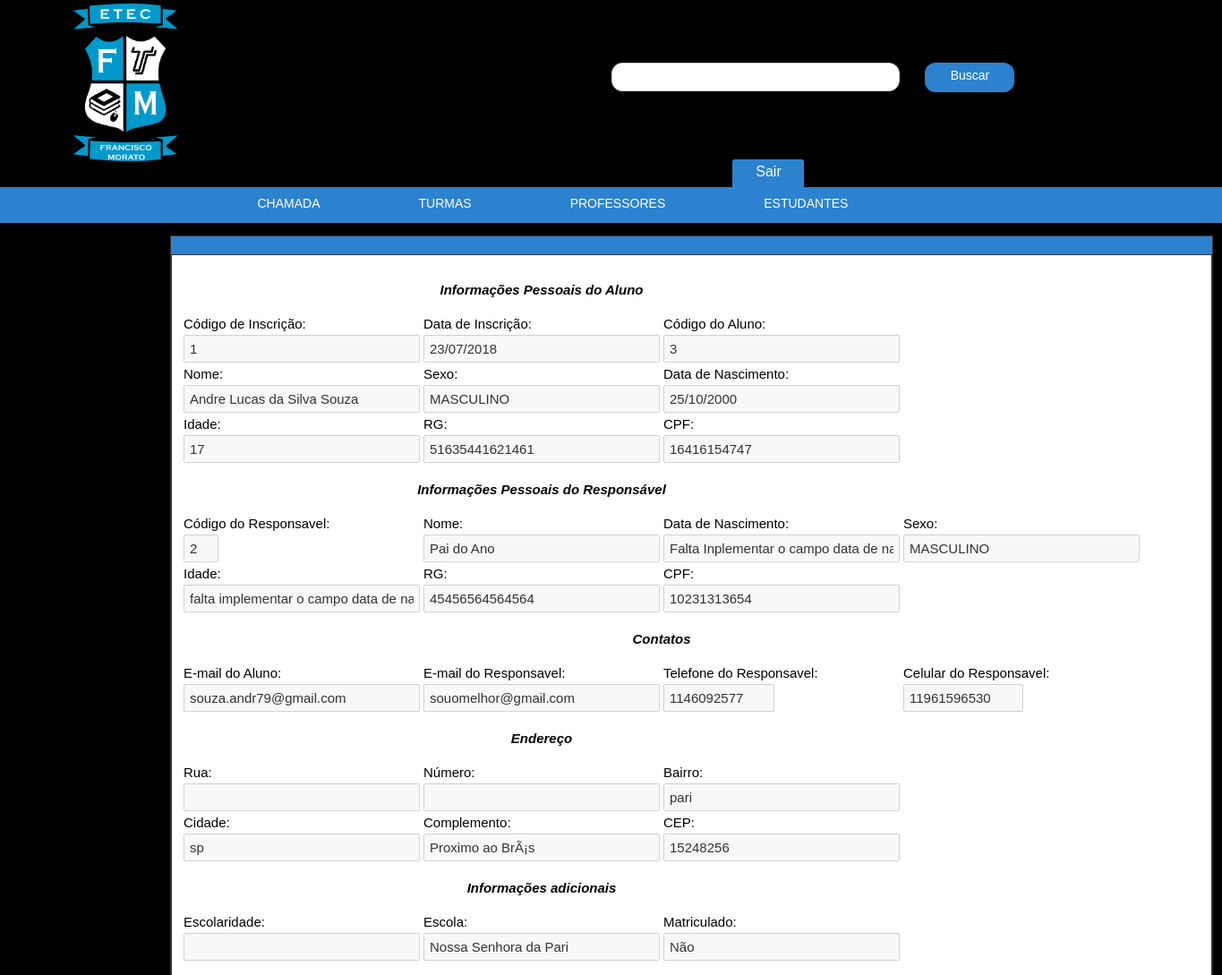
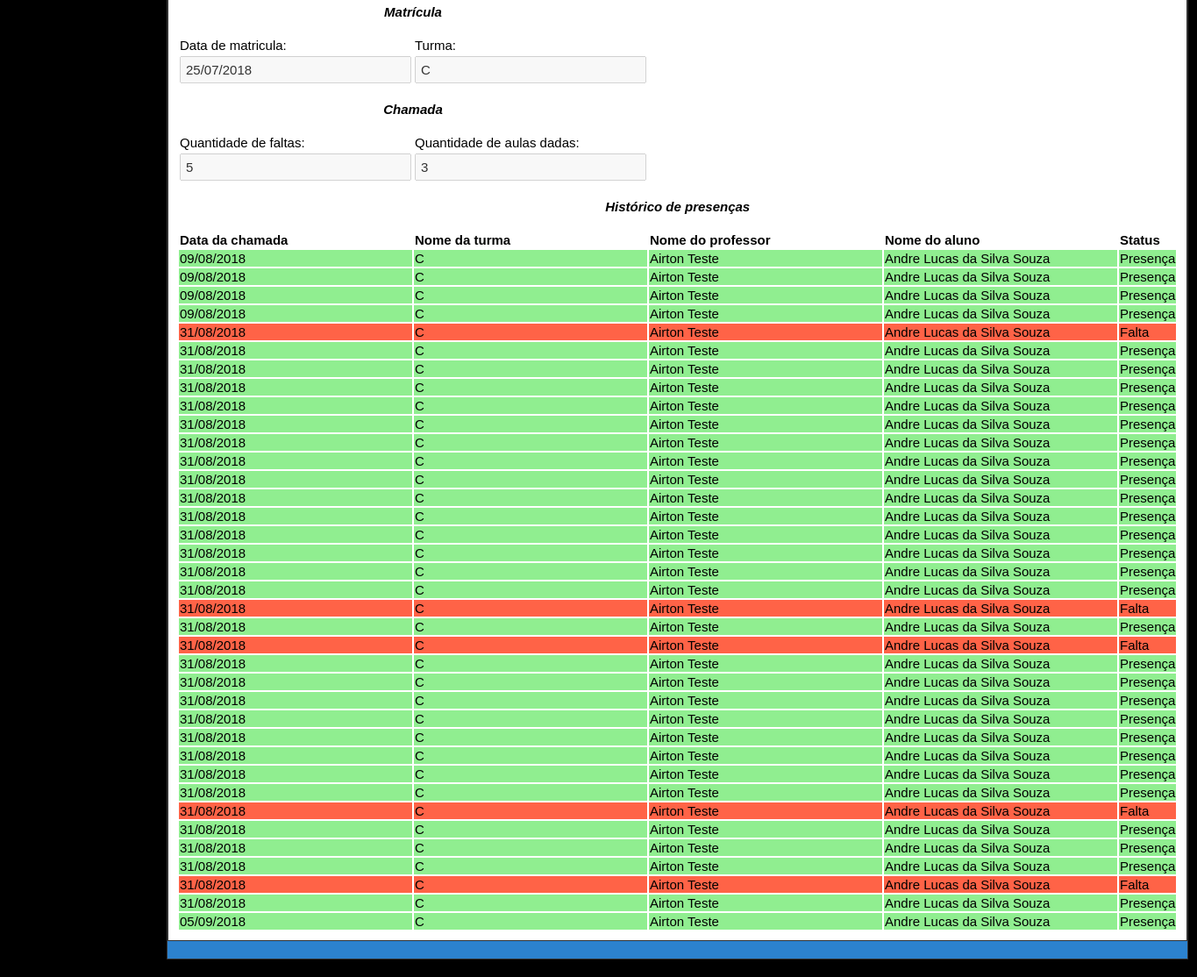
Screenshot of /Site/admin/estudantes.php?pg=aluno&mod=visualiza&aluno=3 with the database file from the repository (2 pictures, top to bottom).
### tables this page shows
CREATE TABLE `inscricao` (
  `id_inscricao` mediumint(8) UNSIGNED NOT NULL,
  `data_inscricao` datetime NOT NULL,
  `nome_aluno` varchar(120) NOT NULL,
  `sexo_aluno` enum('MASCULINO','FEMININO','OUTRO') NOT NULL,
  `email` varchar(120) DEFAULT NULL,
  `telefone_responsavel` char(10) DEFAULT NULL,
  `celular_responsavel` char(11) DEFAULT NULL,
  `inscrito` bit(1) NOT NULL DEFAULT b'0'
);

CREATE TABLE `aluno` (
  `id_aluno` mediumint(8) UNSIGNED NOT NULL,
  `id_inscricao` mediumint(8) UNSIGNED DEFAULT NULL,
  `id_responsavel` mediumint(8) UNSIGNED DEFAULT NULL,
  `data_nascimento_aluno` date NOT NULL,
  `rg_aluno` varchar(14) DEFAULT NULL,
  `cpf` char(11) DEFAULT NULL,
  `logradouro_aluno` varchar(100) NOT NULL,
  `bairro_aluno` varchar(60) NOT NULL,
  `cidade_aluno` varchar(60) NOT NULL,
  `complemento_aluno` varchar(100) DEFAULT NULL,
  `cep_aluno` char(8) DEFAULT NULL,
  `escolaridade` enum('Ensino fundamental cursando','Ensino fundamental concluído','Ensino médio cursando','Ensino médio concluído') NOT NULL,
  `escola` varchar(120) NOT NULL,
  `matriculado` bit(1) NOT NULL DEFAULT b'0',
  `status_aluno` bit(1) NOT NULL DEFAULT b'1'
);

CREATE TABLE `responsavel` (
  `id_responsavel` mediumint(8) UNSIGNED NOT NULL,
  `nome_responsavel` varchar(120) NOT NULL,
  `sexo_responsavel` enum('MASCULINO','FEMININO','OUTRO') NOT NULL,
  `cpf` char(11) DEFAULT NULL,
  `rg_responsavel` varchar(14) DEFAULT NULL,
  `email` varchar(120) DEFAULT NULL
);

CREATE TABLE `matricula` (
  `id_matricula` int(10) UNSIGNED NOT NULL,
  `id_turma` tinyint(3) UNSIGNED DEFAULT NULL,
  `id_aluno` mediumint(8) UNSIGNED DEFAULT NULL,
  `data_matricula` date NOT NULL
);

CREATE TABLE `turma` (
  `id_turma` tinyint(3) UNSIGNED NOT NULL,
  `nome_turma` varchar(2) NOT NULL,
  `quantidade_alunos` tinyint(3) UNSIGNED NOT NULL,
  `disponivel` bit(1) NOT NULL DEFAULT b'1'
);

### Site/admin/estudantes.php (the view, shortened to what this page needs)
<!DOCTYPE html PUBLIC "-//W3C//DTD XHTML 1.0 Transitional//EN" "http://www.w3.org/TR/xhtml1/DTD/xhtml1-transitional.dtd">
<html xmlns="http://www.w3.org/1999/xhtml">
<head>
	<link rel="stylesheet" type="text/css" href="css/estudantes.css"/>
	<link rel="stylesheet" type="text/css" href="css/cursos_e_disciplinas.css"/>
</head>
<body>
	<?php require "topo.php"; ?>
	<div id="caixa_preta">
	</div>
	<div id="box_curso">
					<?php if(@$_GET['mod'] == 'visualiza'){
						$cod_aluno = $_GET['aluno'];
						$sql_select_tudo_aluno = "SELECT *, a.id_aluno cod_aluno, i.id_inscricao cod_inscricao, i.data_inscricao dt_inscricao, i.nome_aluno nome, a.data_nascimento_aluno data_nascimento, i.sexo_aluno sexo_aluno, a.rg_aluno rg_aluno, a.cpf cpf_aluno, i.email email_aluno, i.telefone_responsavel telefone_responsavel, i.celular_responsavel celular_responsavel, r.email email_responsavel, r.id_responsavel cod_responsavel, r.nome_responsavel nome_responsavel, r.sexo_responsavel sexo_responsavel, /*r.data_nascimento_responsavel dt_nascimento_responsavel,*/ r.rg_responsavel rg_responsavel, r.cpf cpf_responsavel, /*a.rua_aluno rua_aluno, a.numero_aluno numero_aluno*/ a.logradouro_aluno logradouro_aluno, a.bairro_aluno bairro_aluno, a.cidade_aluno cidade_aluno, a.complemento_aluno complemento_aluno, a.cep_aluno cep_aluno, a.escola escola_aluno, a.escolaridade escolaridade_aluno, a.matriculado matriculado, m.data_matricula dt_matricula, t.nome_turma nome_turma, m.id_turma id_turma
						FROM inscricao i
						INNER JOIN aluno a ON i.id_inscricao = a.id_inscricao
						INNER JOIN responsavel r ON a.id_responsavel = r.id_responsavel
						INNER JOIN matricula m ON a.id_aluno = m.id_aluno
						INNER JOIN turma t ON m.id_turma = t.id_turma
						WHERE a.id_aluno = '$cod_aluno'";
						$todos_dados_alunos = mysqli_query($conexao, $sql_select_tudo_aluno) or die(mysqli_error($conexao));
						$dados = mysqli_fetch_assoc($todos_dados_alunos);
							$cod_inscricao = $dados['cod_inscricao'];
							$dt_inscricao = $dados['dt_inscricao'];
							$cod_aluno = $dados['cod_aluno'];
							$nome_A = $dados['nome'];
							$sexo_A = $dados['sexo_aluno'];
							$data_nascimento_A = $dados['data_nascimento'];
							$data_nascimento_A = date('d/m/Y', strtotime($data_nascimento_A));
							list($dia, $mes, $ano) = explode('/', $data_nascimento_A);
							$dt_hoje = mktime(0, 0, 0, date('m'), date('d'), date('Y'));
							$dt_nascimento_aluno = mktime( 0, 0, 0, $mes, $dia, $ano);
							$idade_A = floor((((($dt_hoje - $dt_nascimento_aluno) / 60) / 60) / 24) / 365.25);
							$RG_A = $dados['rg_aluno'];
							$CPF_A = $dados['cpf_aluno'];
							$email_A = $dados['email_aluno'];
							$email_R = $dados['email_responsavel'];
							$telefone_R = $dados['telefone_responsavel'];
							$celular_R = $dados['celular_responsavel'];
							$cod_responsavel = $dados['cod_responsavel'];
							$nome_R = $dados['nome_responsavel'];
							$sexo_R = $dados['sexo_responsavel'];
							$rg_R = $dados['rg_responsavel'];
							$cpf_R = $dados['cpf_responsavel'];
							$logradouro_A = $dados['logradouro_aluno'];
							$bairro_A = $dados['bairro_aluno'];
							$cidade_A = $dados['cidade_aluno'];
							$complemento_A = $dados['complemento_aluno'];
							$cep_A = $dados['cep_aluno'];
							$escola_A = $dados['escola_aluno'];
							$escolaridade_A = $dados['escolaridade_aluno'];
							$matriculado = $dados['matriculado'];
							$dt_matricula = $dados['dt_matricula'];
							$dt_matricula = date("d/m/Y", strtotime($dt_matricula));
							$nome_turma = $dados['nome_turma'];
							$cod_turma = $dados['id_turma'];
							$qtd_faltas = "SELECT COUNT(presenca) faltas FROM chamada WHERE id_aluno = '$cod_aluno' AND presenca = 0";
							$sql_faltas = mysqli_query($conexao, $qtd_faltas) or die (mysqli_error($conexao));
							$res_faltas = mysqli_fetch_assoc($sql_faltas);
							$faltas = $res_faltas['faltas'];
							$qtd_aulas = "SELECT COUNT(DISTINCT(c.data_chamada)) 'aulas_dadas' FROM chamada c INNER JOIN matricula m ON m.id_aluno = c.id_aluno WHERE (c.data_chamada BETWEEN m.data_matricula AND CURRENT_DATE) AND c.id_aluno = '$cod_aluno'";
							$sql_aulas = mysqli_query($conexao, $qtd_aulas) or die(mysqli_error($conexao));
							$res_aulas = mysqli_fetch_assoc($sql_aulas);
							$quantidade_aulas = $res_aulas['aulas_dadas'];
							$chamada = "SELECT c.data_chamada data_chamada, t.nome_turma nome_turma, p.nome_professor nome_professor, i.nome_aluno nome_aluno, c.presenca presenca FROM inscricao i INNER JOIN aluno a ON i.id_inscricao = a.id_inscricao INNER JOIN responsavel r ON a.id_responsavel = r.id_responsavel INNER JOIN matricula m ON a.id_aluno = m.id_aluno INNER JOIN turma t ON m.id_turma = t.id_turma INNER JOIN chamada c ON c.id_aluno = a.id_aluno INNER JOIN professor p ON p.id_professor = c.id_professor WHERE (c.data_chamada BETWEEN m.data_matricula AND CURRENT_DATE) AND a.id_aluno = '$cod_aluno' AND m.id_turma = '$cod_turma' ORDER BY c.data_chamada;";
							$sql_chamada = mysqli_query($conexao, $chamada) or die(mysqli_error($conexao));
						?>
						<table border="0">
							<tr>
								<td colspan="3">
									<br><i><center><b>Informações Pessoais do Aluno</b></center></i><br>
								</td>
							</tr>
							<tr>
								<td>Código de Inscrição:</td>
								<td>Data de Inscrição:</td>
								<td>Código do Aluno:</td>
							</tr>
							<tr>
								<td>
									<input type="text" value="<?php echo $cod_inscricao; ?>" disabled >
								</td>
								<td>
									<input type="text" value="<?php echo $dt_inscricao = date('d/m/Y', strtotime($dt_inscricao)); ?>" disabled >
								</td>
								<td>
									<input type="text" value="<?php echo $cod_aluno;?>" disabled>
								</td>
							</tr>
							<tr>
								<td>Nome:</td>
								<td>Sexo:</td>
								<td>Data de Nascimento:</td>
							</tr>
							<tr>
								<td>
									<input type="text" value="<?php echo $nome_A;?>" disabled>
								</td>
								<td>
									<input type="text" value="<?php echo $sexo_A;?>" disabled>
								</td>
								<td>
									<input type="text" value="<?php echo $data_nascimento_A;?>" disabled>
								</td>
							</tr>
							<tr>
								<td>Idade:</td>
								<td>RG:</td>
								<td>CPF:</td>
							</tr>
							<tr>
								<td>
									<input type="text" value="<?php echo $idade_A;?>" disabled>
								</td>
								<td>
									<input type="text" value="<?php echo $RG_A;?>" disabled>
								</td>
								<td>
									<input type="text" value="<?php echo $CPF_A;?>" disabled>
								</td>
							</tr>
							<tr>
								<td colspan="3">
									<br><i><center><b>Informações Pessoais do Responsável</b></center></i><br>
								</td>
							</tr>
							<tr>
								<td>Código do Responsavel:</td>
								<td>Nome:</td>
								<td>Data de Nascimento:</td>
								<td>Sexo:</td>
							</tr>
							<tr>
								<td>
									<input style="width: 25px" type="text" value="<?php echo $cod_responsavel; ?>" disabled >
								</td>
								<td>
									<input type="text" value="<?php echo $nome_R; ?>" disabled >
								</td>
								<td>
									<input type="text" value="Falta Inplementar o campo data de nascimento na tabela professor" disabled>
								</td>
								<td>
									<input type="text" value="<?php echo $sexo_R;?>" disabled>
								</td>
							</tr>
							<tr>
								<td>Idade:</td>
								<td>RG:</td>
								<td>CPF:</td>
							</tr>
							<tr>
								<td>
									<input type="text" value="falta implementar o campo data de nascimento na tabela professor" disabled >
								</td>
								<td>
									<input type="text" value="<?php echo $rg_R; ?>" disabled >
								</td>
								<td>
									<input type="text" value="<?php echo $cpf_R;?>" disabled>
								</td>
							</tr>
							<tr>
								<td colspan="4">
									<br><i><center><b>Contatos</b></center></i><br>
								</td>
							</tr>
							<tr>
								<td>E-mail do Aluno:</td>
								<td>E-mail do Responsavel:</td>
								<td>Telefone do Responsavel:</td>
								<td>Celular do Responsavel:</td>
							</tr>
							<tr>
								<td>
									<input type="text" value="<?php echo $email_A; ?>" disabled >
								</td>
								<td>
									<input type="text" value="<?php echo $email_R; ?>" disabled >
								</td>
								<td>
									<input style="width: 110px" type="text" value="<?php echo $telefone_R; ?>" disabled >
								</td>
								<td>
									<input style="width: 120px" type="text" value="<?php echo $celular_R;?>" disabled>
								</td>
							</tr>
							<tr>
								<td colspan="3">
									<br><i><center><b>Endereço</b></center></i><br>
								</td>
							</tr>
							<tr>
								<td>Rua:</td>
								<td>Número:</td>
								<td>Bairro:</td>
							</tr>
							<tr>
								<td>
									<input type="text" value="<?php echo $logradouro_A; ?>" disabled >
								</td>
								<td>
									<input type="text" value="<?php echo $logradouro_A; ?>" disabled >
								</td>
								<td>
									<input type="text" value="<?php echo $bairro_A; ?>" disabled >
								</td>
							</tr>
							<tr>
								<td>Cidade:</td>
								<td>Complemento:</td>
								<td>CEP:</td>
							</tr>
							<tr>
								<td>
									<input type="text" value="<?php echo $cidade_A; ?>" disabled >
								</td>
								<td>
									<input type="text" value="<?php echo $complemento_A; ?>" disabled >
								</td>
								<td>
									<input type="text" value="<?php echo $cep_A; ?>" disabled >
								</td>
							</tr>
							<tr>
								<td colspan="3">
									<br><i><center><b>Informações adicionais</b></center></i><br>
								</td>
							</tr>
							<tr>
								<td>Escolaridade:</td>
								<td>Escola:</td>
								<td>Matriculado:</td>
							</tr>
							<tr>
								<td>
									<input type="text" value="<?php echo $escolaridade_A; ?>" disabled >
								</td>
								<td>
									<input type="text" value="<?php echo $escola_A; ?>" disabled >
								</td>
								<td>
									<input type="text" value="<?php echo $matriculado = $matriculado ? "Sim" : "Não" ; ?>" disabled >
								</td>
							</tr>
							<tr>
								<td colspan="2">
									<br><i><center><b>Matrícula</b></center></i><br>
								</td>
							</tr>
							<tr>
								<td>Data de matricula:</td>
								<td>Turma:</td>
							</tr>
							<tr>
								<td>
									<input type="text" value="<?php echo $dt_matricula; ?>" disabled >
								</td>
								<td>
									<input type="text" value="<?php echo $nome_turma; ?>" disabled >
								</td>
							</tr>
							<tr>
								<td colspan="2">
									<br><i><center><b>Chamada</b></center></i><br>
								</td>
							</tr>
							<tr>
								<td>Quantidade de faltas:</td>
								<td>Quantidade de aulas dadas:</td>
							</tr>
							<tr>
								<td>
									<input type="text" value="<?php echo $faltas; ?>" disabled >
								</td>
								<td>
									<input type="text" value="<?php echo $quantidade_aulas; ?>" disabled>
								</td>
							</tr>
							<tr>
								<td colspan="5">
									<br><i><center><b>Histórico de presenças</b></center></i><br>
								</td>
							</tr>
							<tr>
								<td><b>Data da chamada</b></td>
								<td><b>Nome da turma</b></td>
								<td><b>Nome do professor</b></b></td>
								<td><b>Nome do aluno</td>
								<td><b>Status</b></td>
							</tr>
							<?php while($val_chamada = mysqli_fetch_assoc($sql_chamada)){
								$data_chamada = $val_chamada['data_chamada'];
								$data_chamada = date("d/m/Y", strtotime($data_chamada));
								$nomeTurma = $val_chamada['nome_turma'];
								$nomeProfessor = $val_chamada['nome_professor'];
								$nomeAluno = $val_chamada['nome_aluno'];
								$status = $val_chamada['presenca'];
								$cor = $status ? 'lightgreen' : 'tomato';
								$status = $status ? "Presença" : "Falta";?>
								<tr style="background-color: <?php echo $cor;?>">
									<td><?php echo $data_chamada; ?></td>
									<td><?php echo $nomeTurma; ?></td>
									<td><?php echo $nomeProfessor; ?></td>
									<td><?php echo $nomeAluno; ?></td>
									<td><?php echo $status; ?></td>
								</tr>
							<?php } ?>
						</table>
					<?php die;} ?>

### Site/admin/css/estudantes.css (style rules this page uses)
#caixa_preta { background:#000; width:980px; margin:18px auto; height:15px; }

### Site/admin/css/cursos_e_disciplinas.css (style rules this page uses)
#caixa_preta { background:#000; width:980px; margin:18px auto; height:15px; }
#box_curso { width:auto; background:#2C82CE; height:auto; float:left; text-align:left; margin:-20px 0 20px 190px; border:1px solid #333; padding: 20px 0px; }
#box_curso table { border:1px solid #333; padding:10px; background:#FFF; margin:0 0 10px 0; margin:auto; font:15px Arial, Helvetica, sans-serif; text-align:left; }
#box_curso input { width:250px; padding:5px; height:17px; color:#333; font:15px Arial, Helvetica, sans-serif; }

### Site/admin/css/topo.css (style rules this page uses)
body { padding:0; margin:0; }

### rows the page displays
inscricao: id_inscricao "1", data_inscricao "23/07/2018", nome_aluno "Andre Lucas da Silva Souza", sexo_aluno "MASCULINO", email "souza.andr79@gmail.com", telefone_responsavel "1146092577", celular_responsavel "11961596530"
aluno: id_aluno "3", data_nascimento_aluno "25/10/2000", rg_aluno "51635441621461", cpf "16416154747", bairro_aluno "pari", cidade_aluno "sp", complemento_aluno "Proximo ao BrÃ¡s", cep_aluno "15248256", escola "Nossa Senhora da Pari", matriculado "Não"
responsavel: id_responsavel "2", nome_responsavel "Pai do Ano", sexo_responsavel "MASCULINO", rg_responsavel "45456564564564", cpf "10231313654", email "souomelhor@gmail.com"
matricula: data_matricula "25/07/2018"
turma: nome_turma "C"

### other values shown
$data_chamada "09/08/2018"
$nomeTurma "C"
$nomeProfessor "Airton Teste"
$nomeAluno "Andre Lucas da Silva Souza"
$status "Presença"
$data_chamada "31/08/2018"
$status "Falta"
$data_chamada "05/09/2018"
